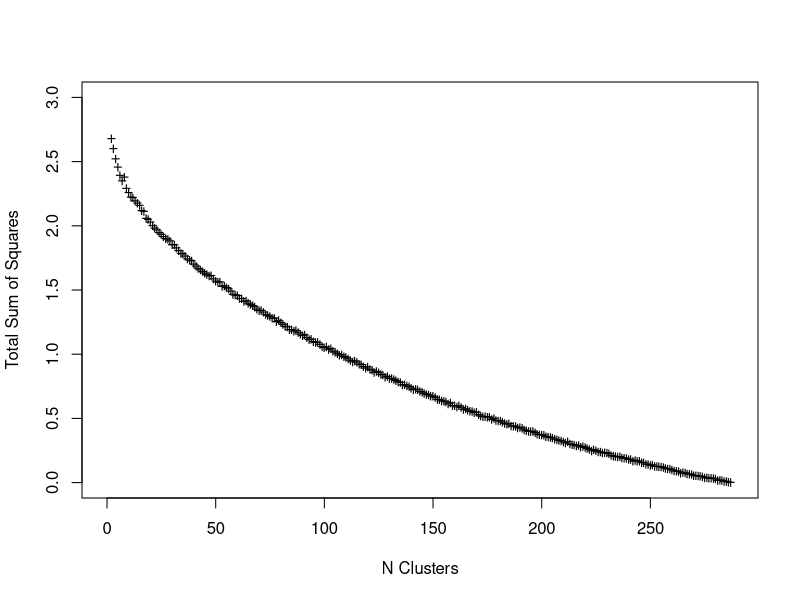

Source code (R):
setwd("~/Documents/GitHub/WUSTL/HWs/HW3")

# Question 1

# Read in document-term matrix
DTM <- read.csv('HW3DTM.csv')
# Normalize rows
DTM_norm <- DTM[ , -1]/rowSums(DTM[ , -1])
# Empty plot
plot(1, type='n', xlim = c(0,nrow(DTM_norm)), ylim=c(0,3),
     xlab = 'N Clusters', ylab = 'Total Sum of Squares')
# Plot the total sum of squares (objective functions) for each number of clusters
sapply(2:(nrow(DTM_norm)-1), FUN = function(n.clust){points(x=n.clust,
                                             y=kmeans(DTM_norm, 
                                                      centers = n.clust)$tot.withinss,
                                             pch='+')})
# set seed
set.seed(1)
# Calculate kmeans
K <- kmeans(DTM_norm, centers = 6)
# Calculate NotK
NotK <- t(sapply(1:6, FUN=function(x){colMeans(K$centers[-x, ])}))
# DiffK
DiffK <- K$centers - NotK
# Find top 10 most frequent words in each cluster
Labels <- t(apply(DiffK, 1, function(x) names(sort(x, decreasing = T)[1:10])))
# 1 (Elections): vote, republican, state, democrat, voter, elect, poll, senat, bush, ballot
# 2 (Finance): said, it, ha, compani, peopl, will, can, dr, million, unit
# 3 (Sports-Playing): wa, team, hi, game, play, season, said, coach, first, player
# 4 (Sports-Management): g, f, list, injur, place, c, contract, manag, declin, leagu
# 5 (The Arts): s, hi, music, play, work, wa, thi, perform, theater, opera
# 6(2004 Presidential Election): mr, said, hi, bush, kerri, wa, campaign, presid, peterson, report

# Hand labels
# 1 (Presidential Elections)
# 2 (Shopping)
# 3 (Current Events)
# 4 (Baseball Contracts)
# 5 (The Arts)
# 6 (Elections)

# Question 3


